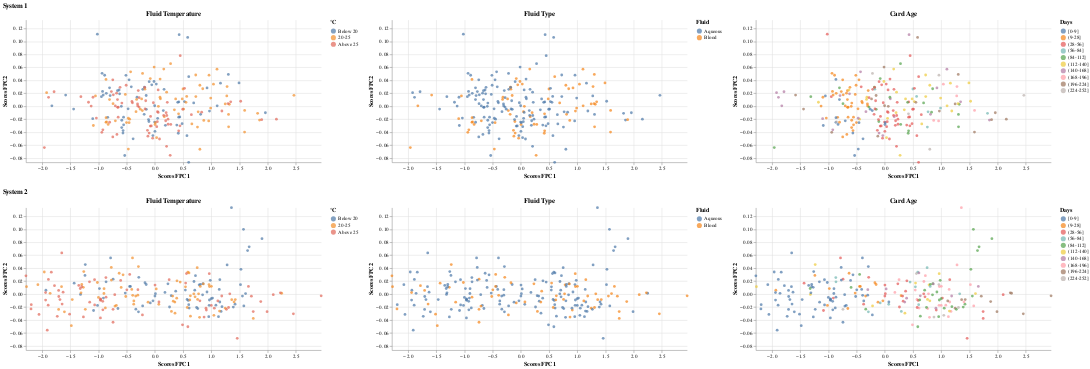

The notebook cell this image was saved under:
### Markdown cell above
### System 1 versus System 2: Sensor A - Sample Window

### Code cell
pc_scores_s1_A_sample_window, pc_scores_s2_A_sample_window,fpca_s1_A_sample_window,fpca_s2_A_sample_window = fpca_two_inputs(A1_sample_window_combine_balanced.iloc[:,:-6], A2_sample_window_combine_balanced.iloc[:,:-6], color_fpc1_s1='tab:blue', color_fpc2_s1='tab:cyan', color_fpc1_s2='tab:orange', color_fpc2_s2='gold')
print("--------------------------------------------------- Bootstrap -------------------------------------------------------------------------------------------")
as1,as2 = bootstrap(A1_sample_window_combine_balanced, A2_sample_window_combine_balanced,"A","sample_window",features="FluidTempBin")
print("--------------------------------------------------- PCA Scores -------------------------------------------------------------------------------------------")
create_pc_scores_plots(pc_scores_s1_A_sample_window, pc_scores_s2_A_sample_window, A1_sample_window_combine_balanced, A2_sample_window_combine_balanced,features="FluidTempBin")

### Figure 1 — Vega-Lite specification as saved in the notebook (floating-point values rounded to 4 significant figures; data arrays with more than 128 entries replaced by an {"elided": "..."} marker saying what was removed)
{"config": {"view": {"continuousWidth": 300, "continuousHeight": 300, "stroke": null}}, "vconcat": [{"hconcat": [{"mark": {"type": "circle"}, "encoding": {"color": {"field": "FluidTempBin", "scale": {"domain": ["Below 20", "20-25", "Above 25"], "range": ["#4e79a7", "#f28e2b", "#e16759"]}, "sort": ["Below 20", "20-25", "Above 25"], "title": "°C", "type": "ordinal"}, "tooltip": [{"field": "TestID", "type": "quantitative"}, {"field": "PC1_Scores", "type": "quantitative"}, {"field": "PC2_Scores", "type": "quantitative"}, {"field": "FluidTempBin", "title": "Fluid Temperature", "type": "ordinal"}], "x": {"field": "PC1_Scores", "scale": {"domain": [-2.286, 2.947]}, "title": "Scores FPC1", "type": "quantitative"}, "y": {"field": "PC2_Scores", "scale": {"domain": [-0.08666, 0.1334]}, "title": "Scores FPC2", "type": "quantitative"}}, "height": 280, "title": "Fluid Temperature", "width": 580}, {"mark": {"type": "circle"}, "encoding": {"color": {"field": "FluidTypeBin", "scale": {"scheme": "tableau10"}, "title": "Fluid", "type": "nominal"}, "tooltip": [{"field": "TestID", "type": "quantitative"}, {"field": "PC1_Scores", "type": "quantitative"}, {"field": "PC2_Scores", "type": "quantitative"}, {"field": "FluidTypeBin", "title": "Fluid Type", "type": "nominal"}], "x": {"field": "PC1_Scores", "scale": {"domain": [-2.286, 2.947]}, "title": "Scores FPC1", "type": "quantitative"}, "y": {"field": "PC2_Scores", "scale": {"domain": [-0.08666, 0.1334]}, "title": "Scores FPC2", "type": "quantitative"}}, "height": 280, "title": "Fluid Type", "width": 580}, {"mark": {"type": "circle"}, "encoding": {"color": {"field": "CardAgeBin", "scale": {"scheme": "tableau10"}, "sort": ["[0-9]", "(9-28]", "(28-56]", "(56-84]", "(84-112]", "(112-140]", "(140-168]", "(168-196]", "(196-224]", "(224-252]"], "title": "Days", "type": "ordinal"}, "tooltip": [{"field": "TestID", "type": "quantitative"}, {"field": "PC1_Scores", "type": "quantitative"}, {"field": "PC2_Scores", "type": "quantitative"}, {"field": "CardAgeBin", "title": "Card Age", "type": "ordinal"}], "x": {"field": "PC1_Scores", "scale": {"domain": [-2.286, 2.947]}, "title": "Scores FPC1", "type": "quantitative"}, "y": {"field": "PC2_Scores", "scale": {"domain": [-0.08666, 0.1334]}, "title": "Scores FPC2", "type": "quantitative"}}, "height": 280, "title": "Card Age", "width": 580}], "data": {"name": "data-0ef5427493b108cf732f07fa9d06e298"}, "resolve": {"scale": {"color": "independent"}}, "title": "System 1"}, {"hconcat": [{"mark": {"type": "circle"}, "encoding": {"color": {"field": "FluidTempBin", "scale": {"domain": ["Below 20", "20-25", "Above 25"], "range": ["#4e79a7", "#f28e2b", "#e16759"]}, "sort": ["Below 20", "20-25", "Above 25"], "title": "°C", "type": "ordinal"}, "tooltip": [{"field": "TestID", "type": "quantitative"}, {"field": "PC1_Scores", "type": "quantitative"}, {"field": "PC2_Scores", "type": "quantitative"}, {"field": "FluidTempBin", "title": "Fluid Temperature", "type": "ordinal"}], "x": {"field": "PC1_Scores", "scale": {"domain": [-2.286, 2.947]}, "title": "Scores FPC1", "type": "quantitative"}, "y": {"field": "PC2_Scores", "scale": {"domain": [-0.08666, 0.1334]}, "title": "Scores FPC2", "type": "quantitative"}}, "height": 280, "title": "Fluid Temperature", "width": 580}, {"mark": {"type": "circle"}, "encoding": {"color": {"field": "FluidTypeBin", "scale": {"scheme": "tableau10"}, "title": "Fluid", "type": "nominal"}, "tooltip": [{"field": "TestID", "type": "quantitative"}, {"field": "PC1_Scores", "type": "quantitative"}, {"field": "PC2_Scores", "type": "quantitative"}, {"field": "FluidTypeBin", "title": "Fluid Type", "type": "nominal"}], "x": {"field": "PC1_Scores", "scale": {"domain": [-2.286, 2.947]}, "title": "Scores FPC1", "type": "quantitative"}, "y": {"field": "PC2_Scores", "scale": {"domain": [-0.08666, 0.1334]}, "title": "Scores FPC2", "type": "quantitative"}}, "height": 280, "title": "Fluid Type", "width": 580}, {"mark": {"type": "circle"}, "encoding": {"color": {"field": "CardAgeBin", "scale": {"scheme": "tableau10"}, "sort": ["[0-9]", "(9-28]", "(28-56]", "(56-84]", "(84-112]", "(112-140]", "(140-168]", "(168-196]", "(196-224]", "(224-252]"], "title": "Days", "type": "ordinal"}, "tooltip": [{"field": "TestID", "type": "quantitative"}, {"field": "PC1_Scores", "type": "quantitative"}, {"field": "PC2_Scores", "type": "quantitative"}, {"field": "CardAgeBin", "title": "Card Age", "type": "ordinal"}], "x": {"field": "PC1_Scores", "scale": {"domain": [-2.286, 2.947]}, "title": "Scores FPC1", "type": "quantitative"}, "y": {"field": "PC2_Scores", "scale": {"domain": [-0.08666, 0.1334]}, "title": "Scores FPC2", "type": "quantitative"}}, "height": 280, "title": "Card Age", "width": 580}], "data": {"name": "data-af07ebc852a59d1ab3a146f30aa55ad6"}, "resolve": {"scale": {"color": "independent"}}, "title": "System 2"}], "$schema": "https://vega.github.io/schema/vega-lite/v5.16.3.json", "datasets": {"data-0ef5427493b108cf732f07fa9d06e298": {"elided": "216 records"}, "data-af07ebc852a59d1ab3a146f30aa55ad6": {"elided": "216 records"}}}
